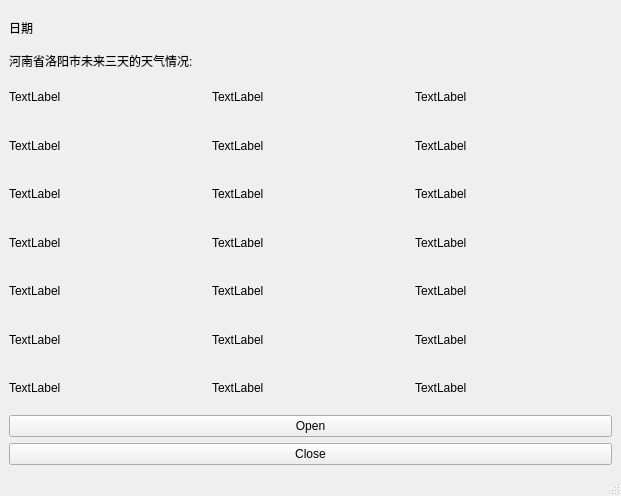
<?xml version="1.0" encoding="UTF-8"?>
<ui version="4.0">
 <class>MainWindow</class>
 <widget class="QMainWindow" name="MainWindow">
  <property name="geometry">
   <rect>
    <x>0</x>
    <y>0</y>
    <width>621</width>
    <height>496</height>
   </rect>
  </property>
  <property name="windowTitle">
   <string>MainWindow</string>
  </property>
  <widget class="QWidget" name="centralwidget">
   <layout class="QVBoxLayout" name="verticalLayout" stretch="1,0,9,1,0">
    <item>
     <widget class="QLabel" name="label">
      <property name="text">
       <string>日期</string>
      </property>
     </widget>
    </item>
    <item>
     <widget class="QLabel" name="label_23">
      <property name="text">
       <string>河南省洛阳市未来三天的天气情况:</string>
      </property>
     </widget>
    </item>
    <item>
     <layout class="QHBoxLayout" name="horizontalLayout">
      <item>
       <layout class="QGridLayout" name="gridLayout">
        <item row="0" column="0">
         <widget class="QLabel" name="label_2">
          <property name="text">
           <string>TextLabel</string>
          </property>
         </widget>
        </item>
        <item row="1" column="0">
         <widget class="QLabel" name="label_3">
          <property name="text">
           <string>TextLabel</string>
          </property>
         </widget>
        </item>
        <item row="2" column="0">
         <widget class="QLabel" name="label_4">
          <property name="text">
           <string>TextLabel</string>
          </property>
         </widget>
        </item>
        <item row="3" column="0">
         <widget class="QLabel" name="label_5">
          <property name="text">
           <string>TextLabel</string>
          </property>
         </widget>
        </item>
        <item row="4" column="0">
         <widget class="QLabel" name="label_6">
          <property name="text">
           <string>TextLabel</string>
          </property>
         </widget>
        </item>
        <item row="5" column="0">
         <widget class="QLabel" name="label_7">
          <property name="text">
           <string>TextLabel</string>
          </property>
         </widget>
        </item>
        <item row="6" column="0">
         <widget class="QLabel" name="label_8">
          <property name="text">
           <string>TextLabel</string>
          </property>
         </widget>
        </item>
       </layout>
      </item>
      <item>
       <layout class="QGridLayout" name="gridLayout_2">
        <item row="2" column="0">
         <widget class="QLabel" name="label_11">
          <property name="text">
           <string>TextLabel</string>
          </property>
         </widget>
        </item>
        <item row="3" column="0">
         <widget class="QLabel" name="label_12">
          <property name="text">
           <string>TextLabel</string>
          </property>
         </widget>
        </item>
        <item row="5" column="0">
         <widget class="QLabel" name="label_14">
          <property name="text">
           <string>TextLabel</string>
          </property>
         </widget>
        </item>
        <item row="6" column="0">
         <widget class="QLabel" name="label_15">
          <property name="text">
           <string>TextLabel</string>
          </property>
         </widget>
        </item>
        <item row="4" column="0">
         <widget class="QLabel" name="label_13">
          <property name="text">
           <string>TextLabel</string>
          </property>
         </widget>
        </item>
        <item row="0" column="0">
         <widget class="QLabel" name="label_9">
          <property name="text">
           <string>TextLabel</string>
          </property>
         </widget>
        </item>
        <item row="1" column="0">
         <widget class="QLabel" name="label_10">
          <property name="text">
           <string>TextLabel</string>
          </property>
         </widget>
        </item>
       </layout>
      </item>
      <item>
       <layout class="QGridLayout" name="gridLayout_3">
        <item row="0" column="0">
         <widget class="QLabel" name="label_16">
          <property name="text">
           <string>TextLabel</string>
          </property>
         </widget>
        </item>
        <item row="1" column="0">
         <widget class="QLabel" name="label_17">
          <property name="text">
           <string>TextLabel</string>
          </property>
         </widget>
        </item>
        <item row="2" column="0">
         <widget class="QLabel" name="label_18">
          <property name="text">
           <string>TextLabel</string>
          </property>
         </widget>
        </item>
        <item row="3" column="0">
         <widget class="QLabel" name="label_19">
          <property name="text">
           <string>TextLabel</string>
          </property>
         </widget>
        </item>
        <item row="4" column="0">
         <widget class="QLabel" name="label_20">
          <property name="text">
           <string>TextLabel</string>
          </property>
         </widget>
        </item>
        <item row="5" column="0">
         <widget class="QLabel" name="label_21">
          <property name="text">
           <string>TextLabel</string>
          </property>
         </widget>
        </item>
        <item row="6" column="0">
         <widget class="QLabel" name="label_22">
          <property name="text">
           <string>TextLabel</string>
          </property>
         </widget>
        </item>
       </layout>
      </item>
     </layout>
    </item>
    <item>
     <widget class="QPushButton" name="pushButton">
      <property name="text">
       <string>Open</string>
      </property>
     </widget>
    </item>
    <item>
     <widget class="QPushButton" name="pushButton_2">
      <property name="text">
       <string>Close</string>
      </property>
     </widget>
    </item>
   </layout>
  </widget>
  <widget class="QMenuBar" name="menubar">
   <property name="geometry">
    <rect>
     <x>0</x>
     <y>0</y>
     <width>621</width>
     <height>25</height>
    </rect>
   </property>
  </widget>
  <widget class="QStatusBar" name="statusbar"/>
 </widget>
 <resources/>
 <connections/>
</ui>
